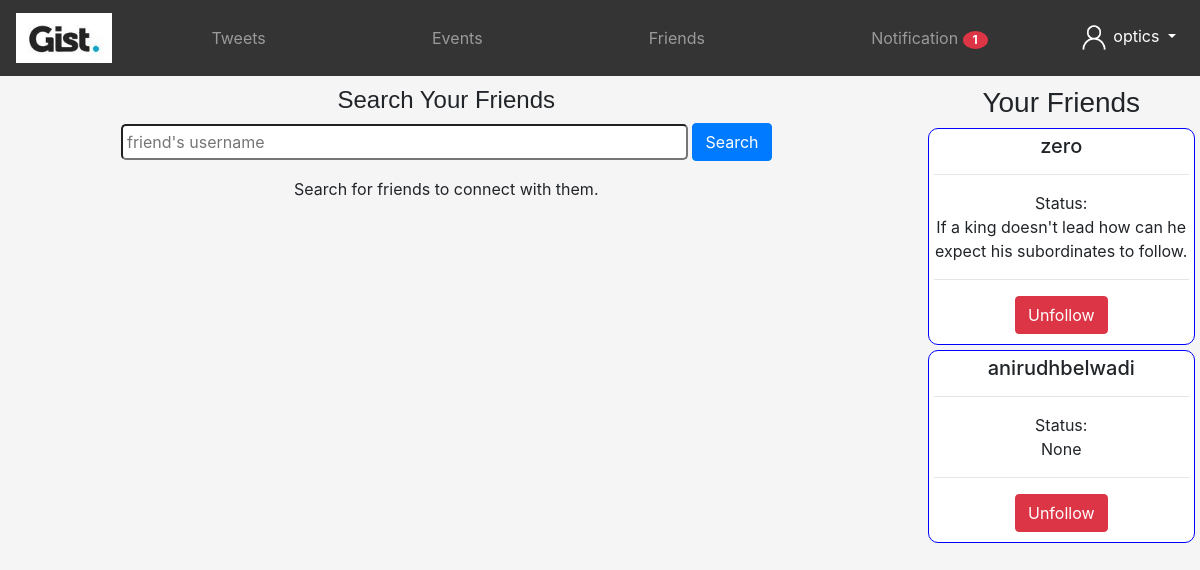
/friends (signed in), run on the app's committed database.
### tables this page shows
CREATE TABLE "Users" (
	"username"	TEXT,
	"email"	TEXT COLLATE UTF16CI,
	"password"	TEXT,
	"id"	INTEGER,
	"status"	TEXT DEFAULT NULL,
	"numFriends"	NUMERIC DEFAULT 0,
	"numEvents"	INTEGER DEFAULT 0,
	"numTweets"	INTEGER DEFAULT 0,
	"friends"	TEXT DEFAULT NULL
);

### main.py (the view, shortened to what this page needs)
@app.route('/friends', methods = ['POST', 'GET'])
def friends():
    if 'id' in session:
        username = session['username']
        friendsdata = fetchFriendsdata(username)
        frndRequests = fetchFriendRequests(username)
        if(len(frndRequests) > 0):
            return render_template('friends.html', msg = "Search for friends to connect with them.", friends = friendsdata, alert = len(frndRequests))
        return render_template('friends.html', msg = "Search for friends to connect with them.", friends = friendsdata)
    return render_template('friends.html', msg = "Search for friends to connect with them.")

### pydb.py (called while the page is built)
def fetchUser(username):
    conn = sqlite3.connect('database.db')
    cur = conn.cursor()
    cur.execute("SELECT * FROM Users WHERE username = ?", (username,))
    row = cur.fetchall()
    conn.close()
    print(row)
    return row

def fetchFriends(username):
    data = fetchUser(username)
    friends = []
    if(data[0][8] != None):
        friends = data[0][8].split(',')
    return friends

def fetchFriendsdata(username):
    friends = fetchFriends(username)
    friendsdata = []
    for i in friends:
        frd = fetchUser(i)
        friendsdata.append(frd)
    return friendsdata

def fetchFriendRequests(username):
    con = sqlite3.connect('database.db')
    cur = con.cursor()
    cur.execute("SELECT * FROM frequest WHERE toUser = ?", (username, ))
    row = cur.fetchall()
    con.close()
    return row

### templates/friends.html (shortened to what this page needs)
<!DOCTYPE html>
<html lang="en">
<head>
    <link rel="stylesheet" href="https://cdn.jsdelivr.net/npm/bootstrap@4.5.3/dist/css/bootstrap.min.css">
</head>
<body style="background-color: whitesmoke;">
    <nav class="navbar navbar-expand-md navbar-dark bg-blak sticky-top" style="background-color: rgba(52, 52, 52) !important;">
        <a class="navbar-brand text-white" href="/home"><img src="../static/assets/img/gist.jpg" height="50px"></a>
        <div class="collapse navbar-collapse" id="navmenu">
            <ul class="navbar-nav mx-auto">
                <li class="nav-item">
                    <a href="/tweets" class="nav-link">
                        <center>
                            Tweets
                        </center>
                    </a>
                </li>
            </ul>
            <ul class="navbar-nav mx-auto">
                <li class="nav-item">
                    <a href="/events" class="nav-link">
                        <center>
                            Events
                        </center>
                    </a>
            </ul>
            <ul class="navbar-nav mx-auto">
              <li class="nav-item">
                  <a href="/friends" class="nav-link">
                      <center>
                          Friends
                      </center>
                  </a>
              </li>
          </ul>
            <ul class="navbar-nav mx-auto">
              <li class="nav-item">
                  <a href="/notifications" class="nav-link">
                      <center>
                          Notification {% if alert %}<span style="border-radius: 50%; width: 25px;" class="badge badge-danger">{{alert}}</span>{% endif %}
                      </center>
                  </a>
              </li>
          </ul>
            <ul class="navbar-nav">
                <li class="nav-item dropdown text-center">
                    <a class="nav-link dropdown-toggle text-white" href="#" id="navbarDropdown" role="button" data-toggle="dropdown" aria-haspopup="true" aria-expanded="false">
                        <img src="../static/assets/img/person.png" height="30px" width="30px">
                        {{session['username']}}
                    </a>
                </li>
            </ul>
        </div>
    </nav>
      <div class="row" style="margin-top: 10px;">
          <div class="col-sm-9">
              <h4 style="text-align: center; font-family: sans-serif;">Search Your Friends</h4>
                <form action="/friends" method="POST">
                    <div class="wd-100 d-flex justify-content-center" style="align-content: center;">
                        <div class="form-group">
                            <input size="50px" style="align-self: center; vertical-align: middle; padding: 4px; border-radius: 5px;" type="text" placeholder="friend's username" name = "suser" autocomplete="off">
                            <button style="align-self: center;" class="btn btn-primary" type="submit">Search</button>
                        </div>
                    </div>
                </form>
                <div>
                    <div>
                        <p style="text-align: center;">{{msg}}</p>
                    </div>
                </div>
          </div>
          <div class="col-sm-3">
              <h3 style="text-align: center; font-family: sans-serif;">Your Friends</h3>
              {% for friend in friends %}
                {% for data in friend%}
              <div style="background-color: white; margin: 5px; padding: 5px; border-radius: 10px; border: 1px solid blue; align-content: center;">
                  <h5 style="text-align: center;">{{data[0]}}</h5>
                  <hr>
                  <p style="text-align: center;">Status: <br>{{data[4]}}</p>
                  <hr>
                  <form style="align-content: center;" action="/unfollow" method="POST">
                    <div class="wd-100 d-flex justify-content-center" style="align-content: center;">
                        <button class="btn btn-danger" type="submit" style="margin-bottom: 5px;">Unfollow</button>
                    </div>
                  </form>
              </div>
                {% endfor %}
              {% endfor %}
          </div>
      </div>
</body>
</html>

### data on the page
Users: username "zero", status "If a king doesn't lead how can he expect his subordinates to follow."
Users: username "anirudhbelwadi", data "None"

### other printed values
{{ alert }} "1"
{{ session['username'] }} "optics"
{{ msg }} "Search for friends to connect with them."
